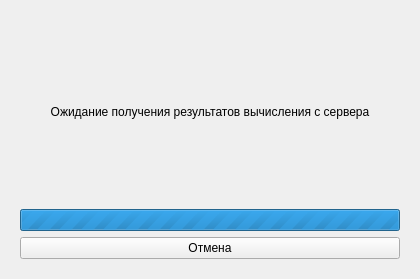
<?xml version="1.0" encoding="UTF-8"?>
<ui version="4.0">
 <class>UnicalcClientLib::DoNotTouchItInYourProgram::OutputWindow</class>
 <widget class="QWidget" name="UnicalcClientLib::DoNotTouchItInYourProgram::OutputWindow">
  <property name="geometry">
   <rect>
    <x>0</x>
    <y>0</y>
    <width>420</width>
    <height>279</height>
   </rect>
  </property>
  <property name="windowTitle">
   <string>Результат вычислений</string>
  </property>
  <property name="windowIcon">
   <iconset resource="logo.qrc">
    <normaloff>:/res/Images/iis_logo_small.png</normaloff>:/res/Images/iis_logo_small.png</iconset>
  </property>
  <layout class="QVBoxLayout" name="verticalLayout">
   <item>
    <widget class="QStackedWidget" name="stackedWidget">
     <property name="currentIndex">
      <number>0</number>
     </property>
     <widget class="QWidget" name="waitingPage">
      <layout class="QVBoxLayout" name="verticalLayout_2">
       <item>
        <widget class="QLabel" name="label">
         <property name="sizePolicy">
          <sizepolicy hsizetype="Preferred" vsizetype="Preferred">
           <horstretch>0</horstretch>
           <verstretch>0</verstretch>
          </sizepolicy>
         </property>
         <property name="text">
          <string>Ожидание получения результатов вычисления с сервера</string>
         </property>
         <property name="alignment">
          <set>Qt::AlignCenter</set>
         </property>
        </widget>
       </item>
       <item>
        <widget class="QProgressBar" name="progressBar">
         <property name="maximum">
          <number>0</number>
         </property>
         <property name="value">
          <number>0</number>
         </property>
         <property name="textVisible">
          <bool>false</bool>
         </property>
         <property name="invertedAppearance">
          <bool>true</bool>
         </property>
        </widget>
       </item>
       <item>
        <widget class="QPushButton" name="closeButton1">
         <property name="text">
          <string>Отмена</string>
         </property>
        </widget>
       </item>
      </layout>
     </widget>
     <widget class="QWidget" name="errorPage">
      <layout class="QVBoxLayout" name="verticalLayout_3">
       <item>
        <widget class="QLabel" name="label_4">
         <property name="text">
          <string>В ходе обработки модели возникала проблема:</string>
         </property>
        </widget>
       </item>
       <item>
        <widget class="QPlainTextEdit" name="errorView"/>
       </item>
       <item>
        <widget class="QPushButton" name="closeButton3">
         <property name="text">
          <string>Закрыть</string>
         </property>
        </widget>
       </item>
      </layout>
     </widget>
     <widget class="QWidget" name="resultPage">
      <layout class="QVBoxLayout" name="verticalLayout_4">
       <item>
        <widget class="QScrollArea" name="scrollArea">
         <property name="widgetResizable">
          <bool>true</bool>
         </property>
         <widget class="QWidget" name="scrollAreaWidgetContents">
          <property name="geometry">
           <rect>
            <x>0</x>
            <y>0</y>
            <width>392</width>
            <height>210</height>
           </rect>
          </property>
         </widget>
        </widget>
       </item>
       <item>
        <layout class="QHBoxLayout" name="horizontalLayout">
         <item>
          <widget class="QCheckBox" name="checkBox">
           <property name="sizePolicy">
            <sizepolicy hsizetype="Fixed" vsizetype="Fixed">
             <horstretch>0</horstretch>
             <verstretch>0</verstretch>
            </sizepolicy>
           </property>
           <property name="text">
            <string>заменить текущую модель</string>
           </property>
          </widget>
         </item>
         <item>
          <widget class="QPushButton" name="closeButton2">
           <property name="text">
            <string>Закрыть</string>
           </property>
          </widget>
         </item>
        </layout>
       </item>
      </layout>
     </widget>
    </widget>
   </item>
  </layout>
 </widget>
 <resources>
  <include location="logo.qrc"/>
 </resources>
 <connections>
  <connection>
   <sender>closeButton2</sender>
   <signal>clicked()</signal>
   <receiver>UnicalcClientLib::DoNotTouchItInYourProgram::OutputWindow</receiver>
   <slot>close()</slot>
   <hints>
    <hint type="sourcelabel">
     <x>287</x>
     <y>248</y>
    </hint>
    <hint type="destinationlabel">
     <x>496</x>
     <y>250</y>
    </hint>
   </hints>
  </connection>
  <connection>
   <sender>closeButton3</sender>
   <signal>clicked()</signal>
   <receiver>UnicalcClientLib::DoNotTouchItInYourProgram::OutputWindow</receiver>
   <slot>close()</slot>
   <hints>
    <hint type="sourcelabel">
     <x>331</x>
     <y>259</y>
    </hint>
    <hint type="destinationlabel">
     <x>468</x>
     <y>234</y>
    </hint>
   </hints>
  </connection>
  <connection>
   <sender>closeButton1</sender>
   <signal>clicked()</signal>
   <receiver>UnicalcClientLib::DoNotTouchItInYourProgram::OutputWindow</receiver>
   <slot>close()</slot>
   <hints>
    <hint type="sourcelabel">
     <x>343</x>
     <y>246</y>
    </hint>
    <hint type="destinationlabel">
     <x>464</x>
     <y>259</y>
    </hint>
   </hints>
  </connection>
 </connections>
</ui>
